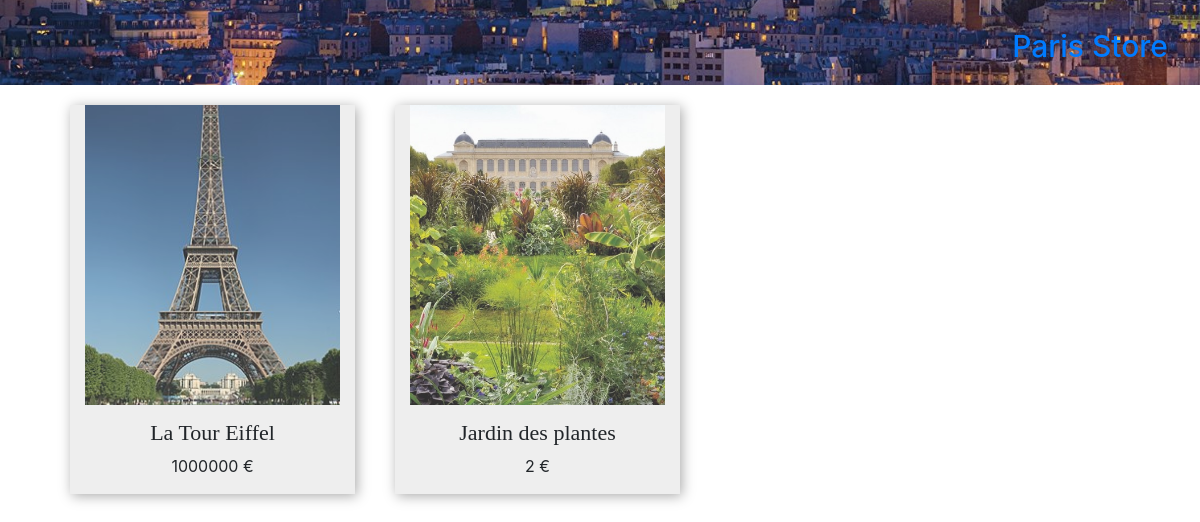
Before: / with the older database file.
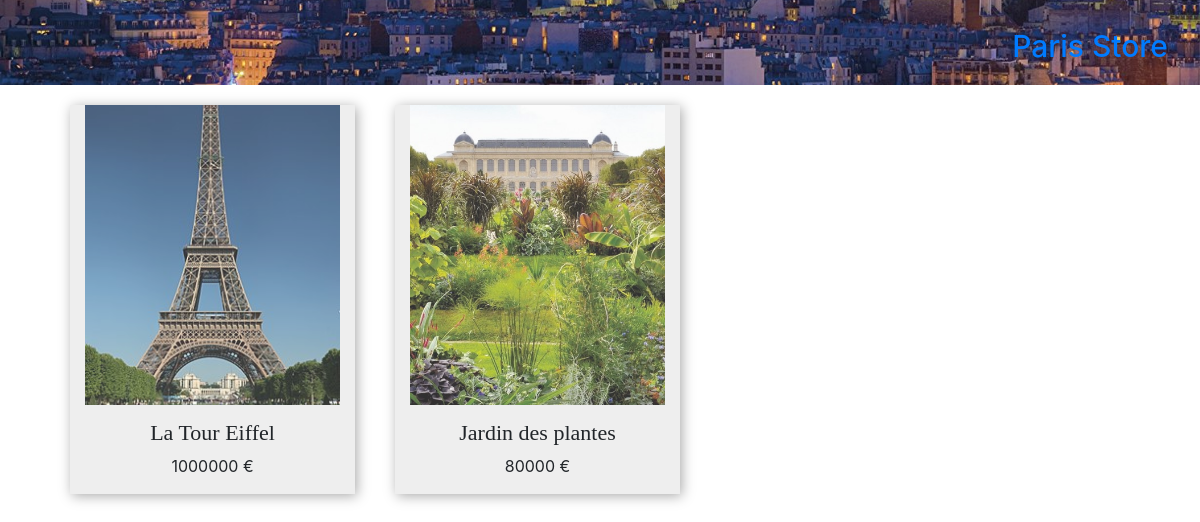
After: the same page with the newer database file.
### tables this page shows
CREATE TABLE IF NOT EXISTS `shop` (
  `id` int(11) NOT NULL AUTO_INCREMENT,
  `name` varchar(255) NOT NULL,
  `type` varchar(255) NOT NULL,
  `description` text NOT NULL,
  `img` varchar(255) NOT NULL,
  `optionName` varchar(255) NOT NULL,
  `optionPrix` double NOT NULL,
  `prix` double NOT NULL,
  PRIMARY KEY (`id`)
);

### Controller/productController.php (called while the page is built, shortened)
<?php
class productController{
	private $productManager;
	public function __construct($db1){
        include('./Model/ProductManager.class.php');
        $this->productManager = new ProductManager($db1);
    }
	public function index(){
		$product= $this->productManager->findAll();
        require('./View/layout.php');
    }
}
?>

### index.php (called while the page is built, shortened)
<?php
	require_once('Model/Connection.class.php');
	$pdoBuilder = new Connection();
	$db = $pdoBuilder->getConnection();
	if (( isset($_GET['ctrl']) && !empty($_GET['ctrl']) ) &&
		( isset($_GET['action']) && !empty($_GET['action']) )
	){
		$ctrl = $_GET['ctrl'];
		$action = $_GET['action'];
	}else{
		$action = 'index';
	}
	$controller = new $ctrl($db);
	$controller->$action();
?>

### Model/Connection.class.php (called while the page is built, shortened)
<?php
class Connection {
	private $db;
    public function __construct() {
        $this->host = 'localhost';
        $this->dbname = 'monumentstore';
        $this->username = 'root';
        $this->password = 'mysql';
		try{
        	$this->db = new PDO('mysql:host=' . $this->host . ';dbname=' . $this->dbname . ';charset=utf8', $this->username, $this->password);
		}catch(PDOException $e){
			echo $e->getMessage();
		}
	}
	public function getConnection() {
		return $this->db;
	}
}
?>

### Model/ProductManager.class.php (called while the page is built, shortened)
<?php
require_once('Connection.class.php');
class ProductManager {
	private $db;
	public function __construct($db1) {
		$db1 = new Connection();
		$this->db = $db1->getConnection();
	}
	public function findAll() {
 		$usersQuery = $this->db->prepare("SELECT * FROM shop ");
 		$usersQuery->execute();
 		$result =$usersQuery->fetchAll();
 		return $result;
	}
}
?>

### View/index.php (the view, shortened to what this page needs)
<div class=" container">
<div class= "row">
	<?php foreach($product as $product){ ?>
		<div class="col-md-3 bloc-cartel">
			<div class="bloc_img">
				<img src="Assets/images/<?php echo $product['img']?>" alt="batiment" class="img_batiment">
			</div>
			<h2><?php echo $product['name']?> </h2>
			<p><?php echo $product['prix']?> €</p>
		</div>
	<?php } ?>
</div></div>

Changed rows visible on the page:
changed shop "Jardin des plantes": prix "2" → "80000"
